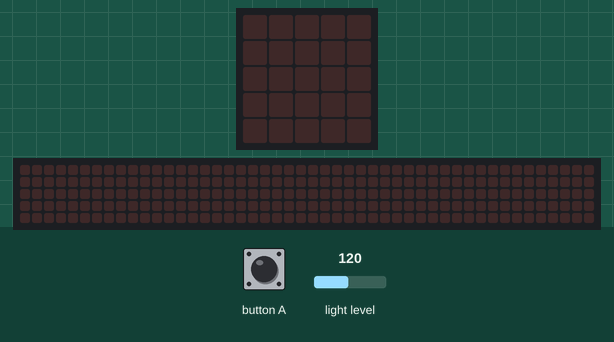
Recording of a program running on a simulated BBC micro:bit (MakeCode). Shown: the board's 5×5 LED display, a strip that is not on the board, showing the scrolling text unrolled. The inputs (shaded band) are chosen by the test bench; at power-on: light level 120. The 48×5 strip is a reading aid, not a part: it shows the text the display is scrolling, unrolled, one strip-width of it at a time.

Above: at 1.2 s.
1.3 s: button A pressed for 0.15 s
At 4.2 s:
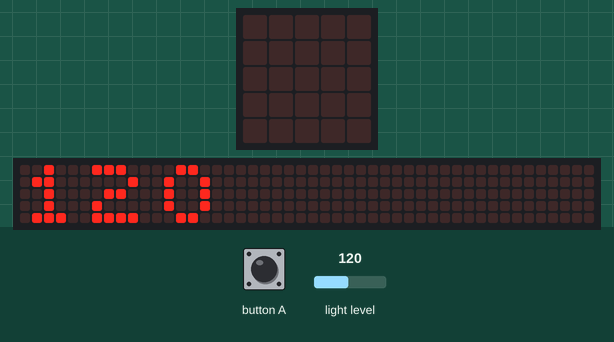
4.3 s: light level set to 92
6.5 s: light level set to 87
At 7.7 s:
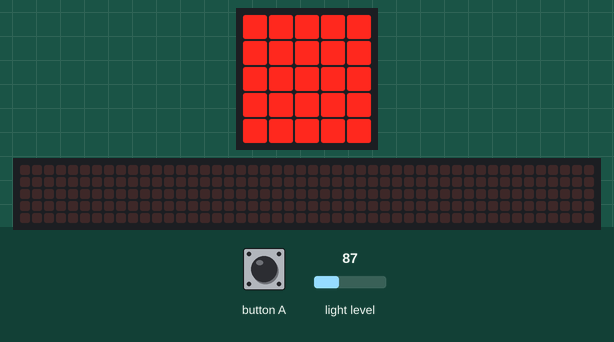
8.0 s: button A pressed for 0.15 s
At 10.72 s:
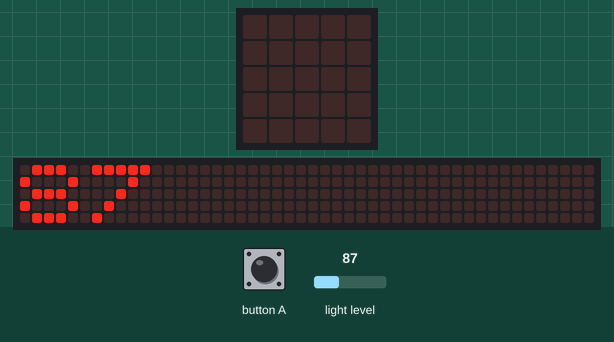
11.0 s: light level set to 128
At 12.1 s:
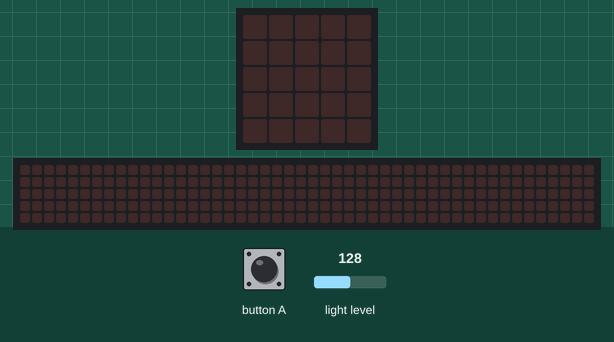
12.7 s: button A pressed for 0.15 s
At 16.2 s:
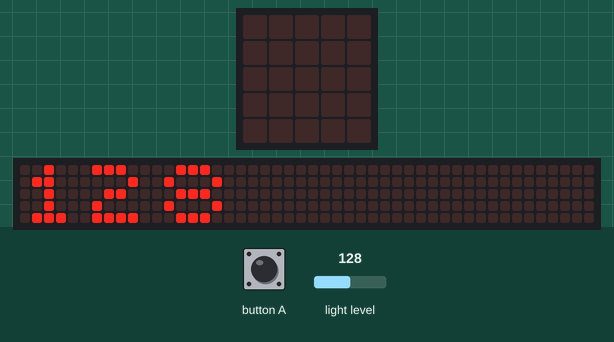
Timing chart, 0 to 16.8 s (numbered marks = the images above; inputs shaded):
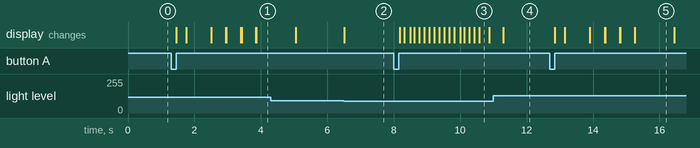

Measured:
- the behaviour switches between 90 and 89 on light level (found by bisection; images 1 and 2)
- after the input at 1.3 s, the display: changes after 0.15 s (image 1)
- after the input at 6.5 s, the display: changes at once (image 2)
- after the input at 8.0 s, the display: first changes after 0.17 s (image 3 shows a later state)
- after the input at 11.0 s, the display: changes after 0.29 s (image 4)
- after the input at 12.7 s, the display: changes after 0.15 s (image 5)
- what the display in image 5 shows lasts 1.2 s, from 15.3 s to 16.5 s

The program:

main.ts
```typescript
input.onButtonPressed(Button.A, function () {
    basic.showNumber(valor)
})
let valor = 0
valor = 0
basic.forever(function () {
    valor = input.lightLevel()
    if (valor < 90) {
        basic.showLeds(`
            # # # # #
            # # # # #
            # # # # #
            # # # # #
            # # # # #
            `)
    } else {
        basic.clearScreen()
    }
})
```

test.ts
```typescript
// testes vão aqui; isto não será compilado quando este pacote for usado como uma extensão.
```
